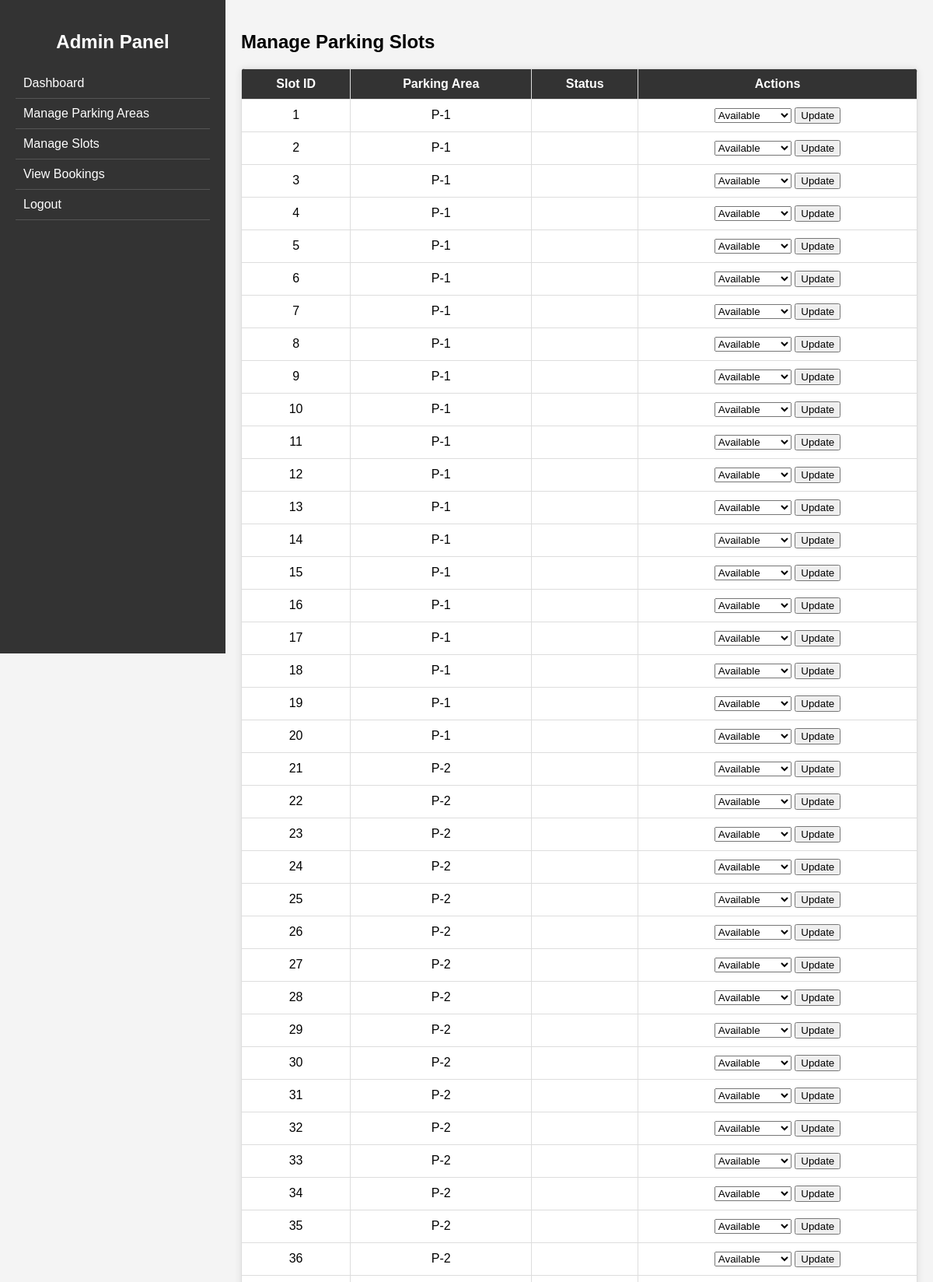
Page /manage_slots/ (signed in, upper part) on the committed database.
### parking_app/models.py (models this page shows, shortened)
class ParkingSlot(models.Model):
    slot_number = models.CharField(max_length=10, unique=True)
    parking_area = models.ForeignKey(ParkingArea, on_delete=models.CASCADE)
    is_booked = models.BooleanField(default=False)  # This field exists

class ParkingArea(models.Model):
    name = models.CharField(max_length=100)
    total_slots = models.IntegerField()
    price_per_slot = models.DecimalField(max_digits=6, decimal_places=2)
    is_active = models.BooleanField(default=True)

### parking_app/views.py (the view)
# urls.py: path('manage_slots/', views.manage_slots, name='manage_slots'),
@login_required
def manage_slots(request):
    if not request.user.is_staff:
        return redirect('dashboard')
    slots = ParkingSlot.objects.all()
    return render(request, 'manage_slots.html', {'slots': slots})

### parking_app/templates/manage_slots.html (shortened to what this page needs)
{% load static %}
<!DOCTYPE html>
<html lang="en">
<head>
    <link rel="stylesheet" type="text/css" href="{% static 'css/admin_dashboard.css' %}">
</head>
<body>
    <div class="sidebar">
        <h2>Admin Panel</h2>
        <ul>
            <li><a href="{% url 'admin_dashboard' %}">Dashboard</a></li>
            <li><a href="{% url 'manage_parking_areas' %}">Manage Parking Areas</a></li>
            <li><a href="{% url 'manage_slots' %}">Manage Slots</a></li>
            <li><a href="{% url 'view_bookings' %}">View Bookings</a></li>
            <li><a href="{% url 'logout' %}" class="logout-btn">Logout</a></li>
        </ul>
    </div>
    <div class="main-content">
        <h2>Manage Parking Slots</h2>
        <table>
            <tr>
                <th>Slot ID</th>
                <th>Parking Area</th>
                <th>Status</th>
                <th>Actions</th>
            </tr>
            {% for slot in slots %}
            <tr>
                <td>{{ slot.id }}</td>
                <td>{{ slot.parking_area.name }}</td>
                <td>{{ slot.status }}</td>
                <td>
                    <form method="POST" action="{% url 'update_slot_status' slot.id %}">
                        <select name="status">
                            <option value="available" {% if slot.status == 'available' %}selected{% endif %}>Available</option>
                        </select>
                        <button type="submit">Update</button>
                    </form>
                </td>
            </tr>
            {% empty %}
            <tr><td colspan="4">No slots available.</td></tr>
            {% endfor %}
        </table>
    </div>
</body>
</html>

### parking_app/static/css/admin_dashboard.css (style rules this page uses)
body { font-family: Arial, sans-serif; margin: 0; padding: 0; display: flex; background-color: #f4f4f4; }
.sidebar { width: 250px; background-color: #333; color: white; height: 100vh; padding: 20px; }
.sidebar h2 { text-align: center; margin-bottom: 20px; }
.sidebar ul { list-style: none; padding: 0; }
.sidebar ul li { padding: 10px; border-bottom: 1px solid #555; }
.sidebar ul li a { color: white; text-decoration: none; display: block; }
.main-content { flex: 1; padding: 20px; }
h2 { margin-bottom: 20px; }
table { width: 100%; border-collapse: collapse; background: white; border-radius: 5px; overflow: hidden; box-shadow: 0 0 10px rgba(0, 0, 0, 0.1); }
th, td { padding: 10px; border: 1px solid #ddd; text-align: center; }
th { background-color: #333; color: white; }

### rows in the picture
ParkingSlot: id "1", parking_area.name "P-1"
ParkingSlot: id "2", parking_area.name "P-1"
ParkingSlot: id "3", parking_area.name "P-1"
ParkingSlot: id "4", parking_area.name "P-1"
ParkingSlot: id "5", parking_area.name "P-1"
ParkingSlot: id "6", parking_area.name "P-1"
ParkingSlot: id "7", parking_area.name "P-1"
ParkingSlot: id "8", parking_area.name "P-1"
ParkingSlot: id "9", parking_area.name "P-1"
ParkingSlot: id "10", parking_area.name "P-1"
ParkingSlot: id "11", parking_area.name "P-1"
ParkingSlot: id "12", parking_area.name "P-1"
ParkingSlot: id "13", parking_area.name "P-1"
ParkingSlot: id "14", parking_area.name "P-1"
ParkingSlot: id "15", parking_area.name "P-1"
ParkingSlot: id "16", parking_area.name "P-1"
ParkingSlot: id "17", parking_area.name "P-1"
ParkingSlot: id "18", parking_area.name "P-1"
ParkingSlot: id "19", parking_area.name "P-1"
ParkingSlot: id "20", parking_area.name "P-1"
ParkingSlot: id "21", parking_area.name "P-2"
ParkingSlot: id "22", parking_area.name "P-2"
ParkingSlot: id "23", parking_area.name "P-2"
ParkingSlot: id "24", parking_area.name "P-2"
ParkingSlot: id "25", parking_area.name "P-2"
ParkingSlot: id "26", parking_area.name "P-2"
ParkingSlot: id "27", parking_area.name "P-2"
ParkingSlot: id "28", parking_area.name "P-2"
ParkingSlot: id "29", parking_area.name "P-2"
ParkingSlot: id "30", parking_area.name "P-2"
ParkingSlot: id "31", parking_area.name "P-2"
ParkingSlot: id "32", parking_area.name "P-2"
ParkingSlot: id "33", parking_area.name "P-2"
ParkingSlot: id "34", parking_area.name "P-2"
ParkingSlot: id "35", parking_area.name "P-2"
ParkingSlot: id "36", parking_area.name "P-2"
